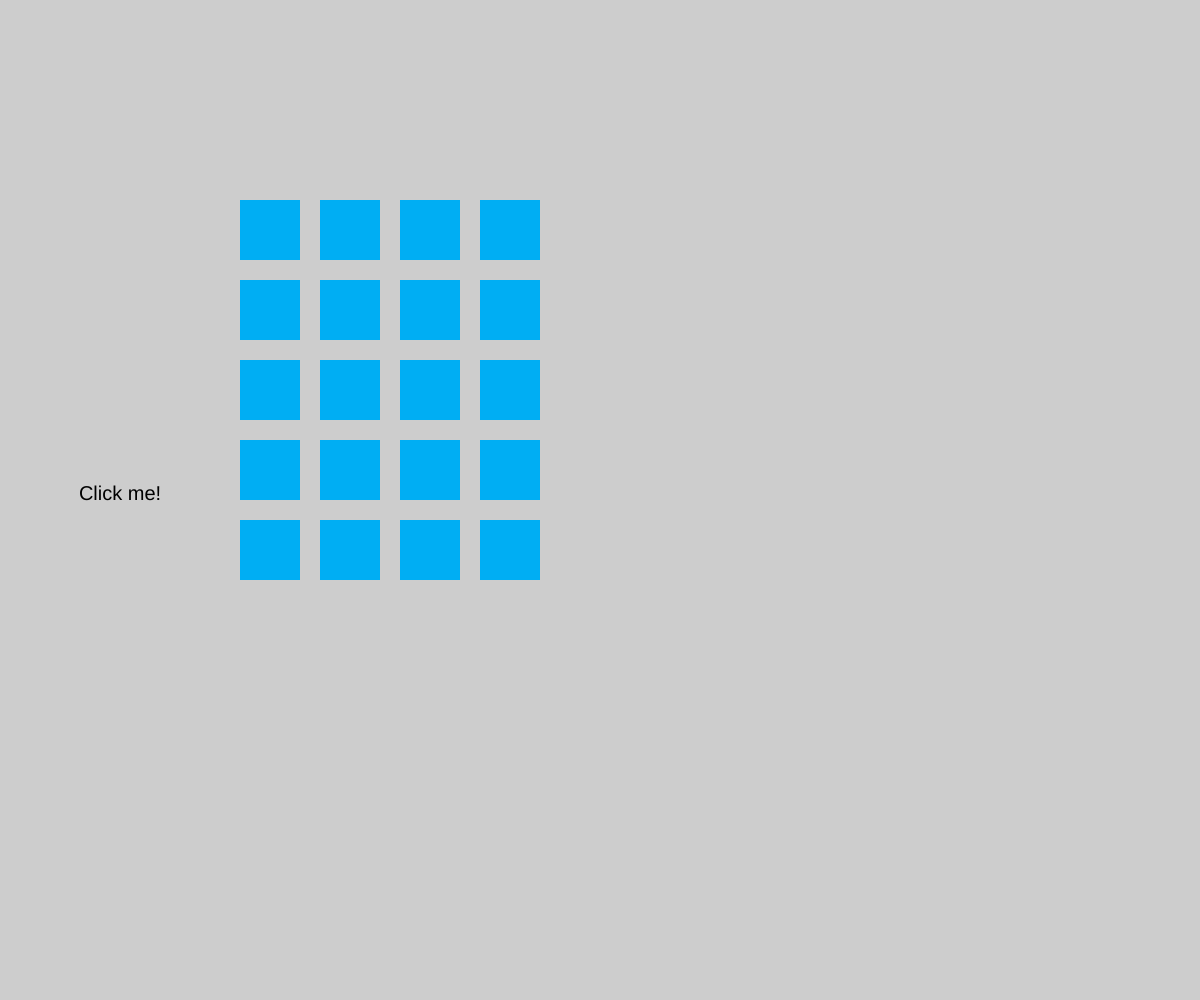
Frame 1 (no input)
Frame 60 (no input): identical to frame 1, image omitted
Frame 120 (the mouse pressed at the canvas centre since frame 60): identical to frame 1, image omitted

The p5.js sketch that drew this single still picture (run headless with seeded random() and noise() and a simulated clock; from frame 60 on, the mouse is pressed at the canvas centre):

// p5.js sketch
// ── sketch.js
let squares=[];

function setup() {
  createCanvas(windowWidth, windowHeight);

  let size=60;
  let spacing = 20;
  let xstart = width/5;
  let ystart = height/5;
  
  
  for (let r= 0; r<5; r++){
	for (let c=0; c<4; c++){
		let x = xstart + c*(size+spacing)
		let y = ystart + r*(size+spacing)
		squares.push(new Square(x, y, size, c));
	}
	
	}
}

function draw() {
  background(205);

  fill(0);
  textAlign(CENTER);
  textSize(20);
  text("Click me!", width/10, height/2);
  
  for (let i = 0; i<squares.length; i++){
	squares[i].display();
	}
}
	  

  //for (let s in squares)
    //squares[s].display();
    

//function mousePressed() {
  //squares.push(new Square(mouseX, mouseY));
//}

// ── Square.js
class Square {
  constructor(x, y, size) {
    this.x = x;
    this.y = y;
    this.size = size;
    this.vx = 0;
    this.vy = 0;
    this.c = color(0, 174, 243);
    //this.r = random(5, 30);
  }

  display() {
    noStroke();
    fill(this.c);
    square(this.x, this.y, this.size);

    this.x += this.vx;
    this.y += this.vy;

    if (this.x < this.r || this.x > width - this.r) this.vx *= -1;
    if (this.y < this.r || this.y > width - this.r) this.vy *= -1;
  }
}
